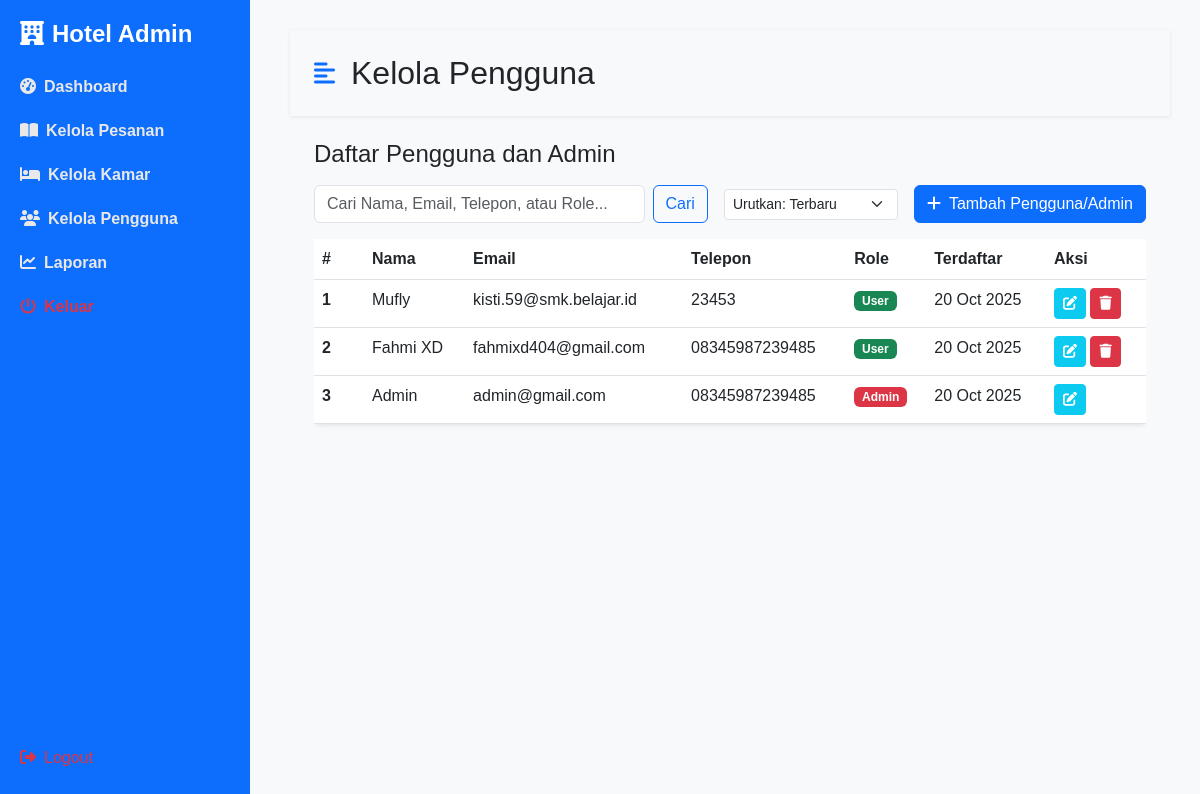
Screenshot of /admin/kelola_user.php (signed in) with the database file from the repository.
### tables this page shows
CREATE TABLE `users` (
  `id` int NOT NULL,
  `name` varchar(100) NOT NULL,
  `email` varchar(100) NOT NULL,
  `phone` varchar(20) DEFAULT NULL,
  `password` varchar(255) NOT NULL,
  `role` enum('admin','user') NOT NULL DEFAULT 'user',
  `created_at` datetime DEFAULT CURRENT_TIMESTAMP
);

### admin/kelola_user.php (the view, shortened to what this page needs)
<?php
include '../koneksi.php';
$search_term = $_GET['search'] ?? '';
$sort_by = $_GET['sort'] ?? 'latest';
$order_clause = "";
$params = [];
$param_types = '';
switch ($sort_by) {
    case 'latest':
    default:
        $order_clause = "ORDER BY created_at DESC";
        break;
}
$query = "SELECT id, name, email, phone, role, created_at FROM users";
$query .= " " . $order_clause;
if (!empty($params)) {
    $stmt = $koneksi->prepare($query);
    $ref_params = array();
    $ref_params[] = &$param_types;
    foreach ($params as $key => $value) {
        $ref_params[] = &$params[$key];
    }
    call_user_func_array(array($stmt, 'bind_param'), $ref_params);
    $stmt->execute();
    $users_result = $stmt->get_result();
    $users = $users_result->fetch_all(MYSQLI_ASSOC);
    $stmt->close();
} else {
    $users_result = $koneksi->query($query);
    $users = $users_result->fetch_all(MYSQLI_ASSOC);
}
?>
<!DOCTYPE html>
<html lang="id">
<head>
    <link href="https://cdn.jsdelivr.net/npm/bootstrap@5.3.0/dist/css/bootstrap.min.css" rel="stylesheet">
    <link rel="stylesheet" href="https://cdnjs.cloudflare.com/ajax/libs/font-awesome/6.4.0/css/all.min.css">
    <link rel="stylesheet" href="../assets/css/admin-style.css">
</head>
<body>
    <div class="d-flex" id="wrapper">
        <?php include 'sidebar.php'; ?>
        <div id="page-content-wrapper" class="content">
            <nav class="navbar navbar-expand-lg navbar-light bg-transparent py-4 px-4">
                <div class="d-flex align-items-center">
                    <i class="fas fa-align-left primary-text fs-4 me-3" id="menu-toggle"></i>
                    <h2 class="fs-2 m-0">Kelola Pengguna</h2>
                </div>
            </nav>
            <div class="container-fluid px-4">
                <div class="row my-4">
                    <h3 class="fs-4 mb-3">Daftar Pengguna dan Admin</h3>
                    <div class="col-md-12 d-flex justify-content-between align-items-center mb-3">
                        <div class="d-flex flex-grow-1 me-3">
                            <form method="GET" action="kelola_user.php" class="d-flex w-100">
                                <input type="text" name="search" class="form-control me-2" placeholder="Cari Nama, Email, Telepon, atau Role..." value="<?= htmlspecialchars($search_term) ?>">
                                <button type="submit" class="btn btn-outline-primary">Cari</button>
                            </form>
                        </div>
                        <div class="d-flex align-items-center">
                            <form method="GET" action="kelola_user.php" class="me-3">
                                <select name="sort" onchange="this.form.submit()" class="form-select form-select-sm">
                                    <option value="latest" <?= $sort_by == 'latest' ? 'selected' : '' ?>>Urutkan: Terbaru</option>
                                </select>
                            </form>
                            <button type="button" class="btn btn-primary" data-bs-toggle="modal" data-bs-target="#addUserModal">
                                <i class="fas fa-plus me-2"></i>Tambah Pengguna/Admin
                            </button>
                        </div>
                    </div>
                    <div class="col-md-12">
                        <div class="table-responsive">
                            <table class="table bg-white rounded shadow-sm table-hover">
                                <thead>
                                    <tr>
                                        <th scope="col" width="50">#</th>
                                        <th scope="col">Nama</th>
                                        <th scope="col">Email</th>
                                        <th scope="col">Telepon</th>
                                        <th scope="col">Role</th>
                                        <th scope="col">Terdaftar</th>
                                        <th scope="col" width="100">Aksi</th>
                                    </tr>
                                </thead>
                                <tbody>
                                    <?php if (!empty($users)): ?>
                                        <?php $no = 1;
                                        foreach ($users as $user): ?>
                                            <tr>
                                                <th scope="row"><?= $no++ ?></th>
                                                <td><?= htmlspecialchars($user['name']) ?></td>
                                                <td><?= htmlspecialchars($user['email']) ?></td>
                                                <td><?= htmlspecialchars($user['phone']) ?></td>
                                                <td>
                                                    <span class="badge <?= $user['role'] == 'admin' ? 'bg-danger' : 'bg-success' ?>">
                                                        <?= ucfirst(htmlspecialchars($user['role'])) ?>
                                                    </span>
                                                </td>
                                                <td><?= date('d M Y', strtotime($user['created_at'])) ?></td>
                                                <td>
                                                    <button type="button" class="btn btn-sm btn-info text-white edit-btn"
                                                        data-bs-toggle="modal" data-bs-target="#editUserModal"
                                                        data-id="<?= $user['id'] ?>"
                                                        data-name="<?= htmlspecialchars($user['name']) ?>"
                                                        data-email="<?= htmlspecialchars($user['email']) ?>"
                                                        data-phone="<?= htmlspecialchars($user['phone']) ?>"
                                                        data-role="<?= htmlspecialchars($user['role']) ?>">
                                                        <i class="fas fa-edit"></i>
                                                    </button>
                                                    <?php if ($user['id'] != $_SESSION['user_id']): ?>
                                                        <a href="kelola_user.php?delete_id=<?= $user['id'] ?>" class="btn btn-sm btn-danger" onclick="return confirm('Yakin ingin menghapus pengguna ini?');">
                                                            <i class="fas fa-trash"></i>
                                                        </a>
                                                    <?php endif; ?>
                                                </td>
                                            </tr>
                                        <?php endforeach; ?>
                                    <?php else: ?>
                                        <tr>
                                            <td colspan="7" class="text-center">Tidak ada pengguna yang ditemukan.</td>
                                        </tr>
                                    <?php endif; ?>
                                </tbody>
                            </table>
                        </div>
                    </div>
                </div>
            </div>
        </div>
    </div>
</body>
</html>

### assets/css/admin-style.css (style rules this page uses)
:root { --main-bg-color: #f8f9fa; --main-text-color: #000; --primary-color: #0d6efd; --secondary-color: #dee2e6; }
#wrapper { overflow-x: hidden; background-color: var(--main-bg-color); }
#page-content-wrapper { min-width: 100vw; }
#menu-toggle { cursor: pointer; }
.primary-text { color: var(--primary-color); }
body { background-color: #f8f9fb; font-family: 'Poppins', sans-serif; }
.navbar { background: white; box-shadow: 0 1px 4px rgba(0, 0, 0, 0.08); }
.content { margin-left: 260px; padding: 30px; }
@media (min-width: 768px) { #page-content-wrapper { min-width: 0; width: 100%; } }

### rows the page displays
users: name "Mufly", email "kisti.59@smk.belajar.id", phone "23453", role "User", created_at "20 Oct 2025"
users: name "Fahmi XD", email "fahmixd404@gmail.com", phone "08345987239485", role "User", created_at "20 Oct 2025"
users: name "Admin", email "admin@gmail.com", phone "08345987239485", role "Admin", created_at "20 Oct 2025"
